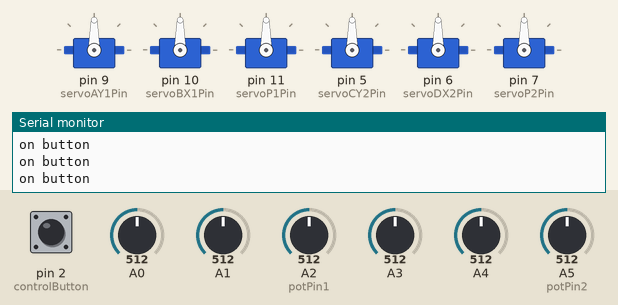
A sketch run on a simulated Arduino Uno, built with avr-gcc and run on an emulated ATmega328P. Shown: 6 × servo, the last lines printed to the serial monitor. The test bench sets the inputs (shaded band); at power-on: pin 2 (controlButton) HIGH, A0 = 512, A1 = 512, A2 (potPin1) = 512, A3 = 512, A4 = 512, A5 (potPin2) = 512.

Above: at 1.2 s.
1.3 s: pin 2 (controlButton) pulled LOW for 0.15 s
2.9 s: pin 2 (controlButton) driven LOW
5.9 s: A0 set to 546
7.4 s: A0 set to 570
At 7.91 s:
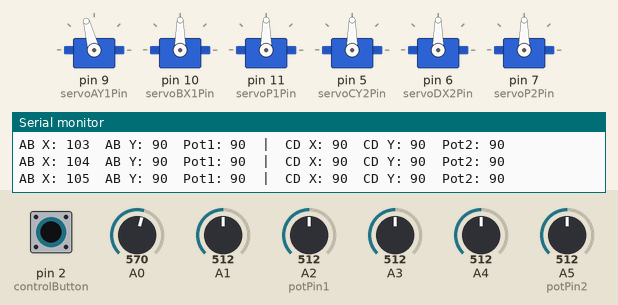
At 8.56 s:
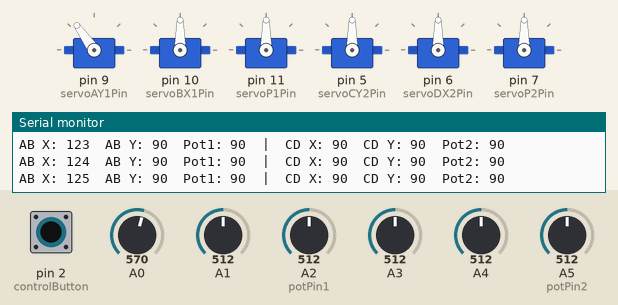
10.4 s: A1 set to 552
At 10.4 s:
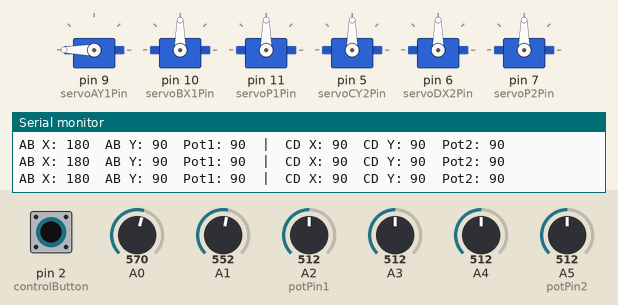
11.9 s: A1 set to 573
At 15.6 s:
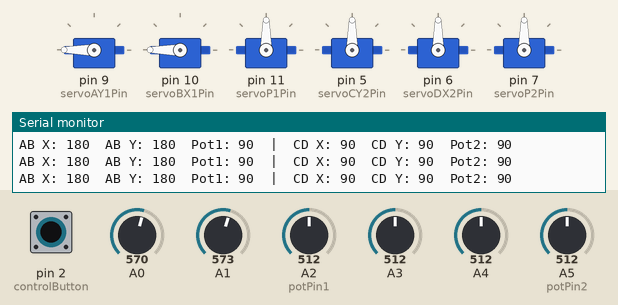
Timing chart, 0 to 15.9 s (numbered marks = the images above; inputs shaded):
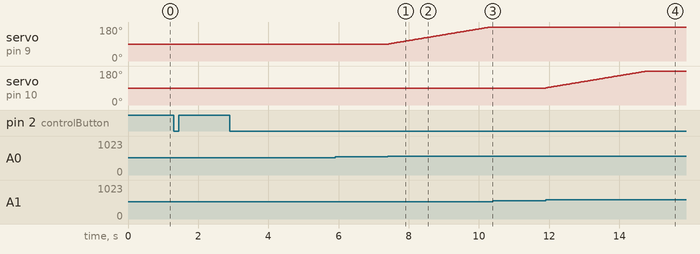

The sketch:

tracked_rover.ino
```cpp
#include <Servo.h>

Servo servoAY1;
Servo servoBX1;
Servo servoP1;

Servo servoCY2;
Servo servoDX2;
Servo servoP2;

// Pins
const int joystickABX = A0;
const int joystickABY = A1;
const int potPin1 = A2;

const int joystickCDX = A3;
const int joystickCDY = A4;
const int potPin2 = A5;

// Servo pins
const int servoAY1Pin = 9;
const int servoBX1Pin = 10;
const int servoP1Pin = 11;

const int servoCY2Pin = 5;
const int servoDX2Pin = 6;
const int servoP2Pin = 7;

// Control button
const int controlButton = 2;

// Current servo angles
int ABxAngle = 90;
int AByAngle = 90;

int CDxAngle = 90;
int CDyAngle = 90;

// Joystick settings
const int center = 512;
const int deadZone = 50;

// -------- JOYSTICK FUNCTION --------
void controlJoystick(int pin, int &angle) {

  int value = analogRead(pin);

  if (value > center + deadZone) {
    angle++;
  }
  else if (value < center - deadZone) {
    angle--;
  }

  angle = constrain(angle, 0, 180);
}


void setup() {

  servoAY1.attach(servoAY1Pin);
  servoBX1.attach(servoBX1Pin);
  servoP1.attach(servoP1Pin);

  servoCY2.attach(servoCY2Pin);
  servoDX2.attach(servoDX2Pin);
  servoP2.attach(servoP2Pin);


  // Start servos at 90 degrees
  servoAY1.write(90);
  servoBX1.write(90);
  servoP1.write(90);

  servoCY2.write(90);
  servoDX2.write(90);
  servoP2.write(90);

  // Button
  pinMode(controlButton, INPUT_PULLUP);

  // Serial Monitor
  Serial.begin(115200);
}

void loop() {

  // Read button
  int buttonState = digitalRead(controlButton);

  // BUTTON ON

  if (buttonState == LOW) {

    // Joystick control
    controlJoystick(joystickABX, ABxAngle);
    controlJoystick(joystickABY, AByAngle);

    controlJoystick(joystickCDX, CDxAngle);
    controlJoystick(joystickCDY, CDyAngle);


    // Move joystick servos
    servoAY1.write(ABxAngle);
    servoBX1.write(AByAngle);

    servoCY2.write(CDxAngle);
    servoDX2.write(CDyAngle);


    // Potentiometer 1
    int pot1Value = analogRead(potPin1);
    int pot1Angle = map(pot1Value, 0, 1023, 0, 180);

    servoP1.write(pot1Angle);

/************************************************/
    // Potentiometer 2
    int pot2Value = analogRead(potPin2);
    int pot2Angle = map(pot2Value, 0, 1023, 0, 180);

    servoP2.write(pot2Angle);

/***********************************************/
    // Serial Monitor
    Serial.print("AB X: ");
    Serial.print(ABxAngle);

    Serial.print("  AB Y: ");
    Serial.print(AByAngle);

    Serial.print("  Pot1: ");
    Serial.print(pot1Angle);

    Serial.print("  |  CD X: ");
    Serial.print(CDxAngle);

    Serial.print("  CD Y: ");
    Serial.print(CDyAngle);

    Serial.print("  Pot2: ");
    Serial.println(pot2Angle);

  }

  // BUTTON OFF

  else {

    Serial.println("on button");

  }

  delay(30);
}
```

Measured:
- the behaviour switches between 562 and 563 on A0 (found by bisection; images 0 and 1)
- the behaviour switches between 562 and 563 on A1 (found by bisection; images 3 and 4)
- after the input at 7.4 s, servo on pin 9 (servoAY1Pin): moves from 90° to 180° over 2.9 s, starting at once
- after the input at 11.9 s, servo on pin 10 (servoBX1Pin): moves from 90° to 180° over 2.9 s, starting at once
